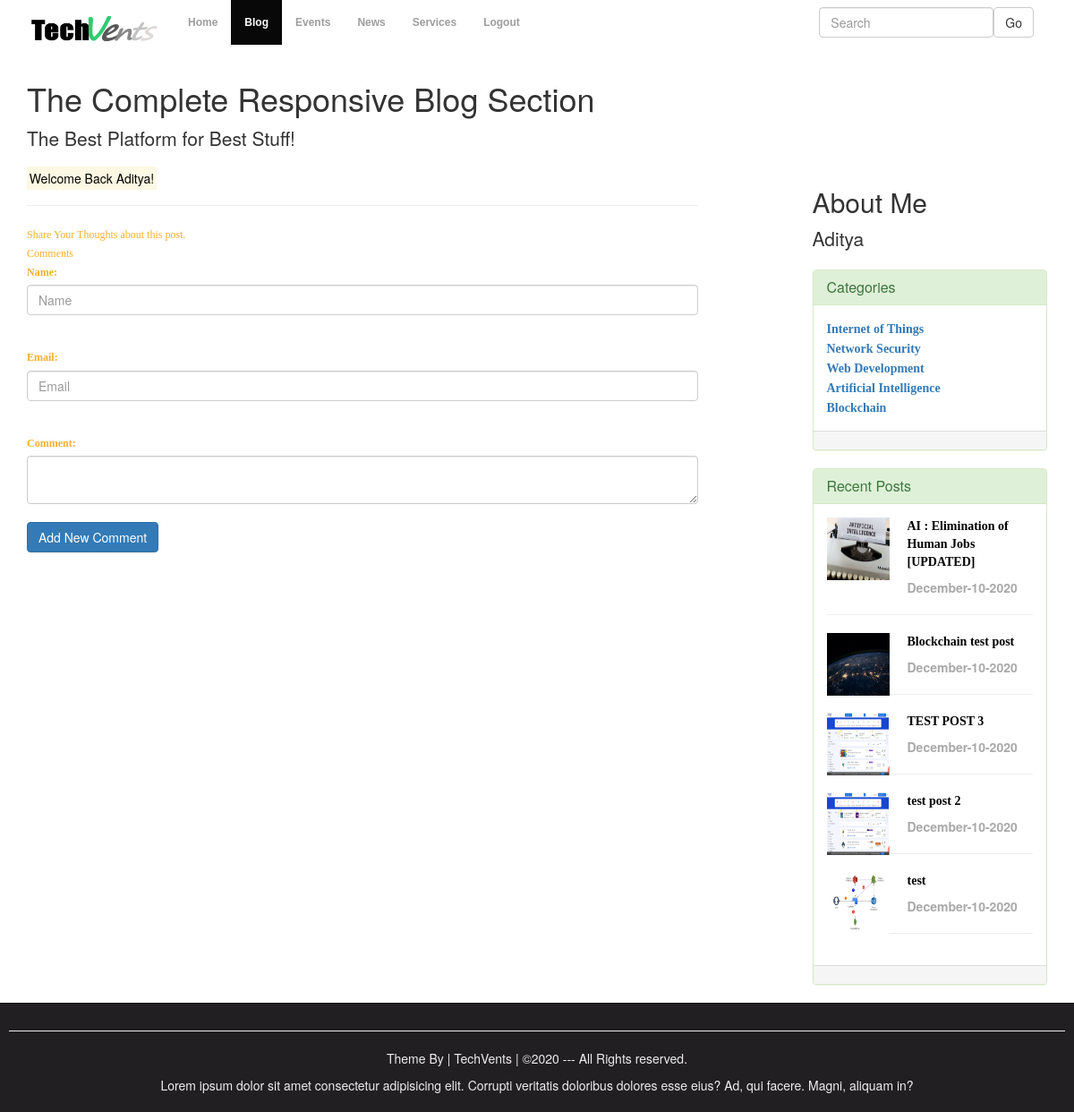
The page /FullPost.php (signed in) on the database its author committed.
### tables this page shows
CREATE TABLE `category` (
  `id` int(10) NOT NULL,
  `datetime` varchar(50) NOT NULL,
  `name` varchar(100) NOT NULL,
  `creatorname` varchar(100) NOT NULL
);

CREATE TABLE `admin_panel` (
  `id` int(10) NOT NULL,
  `datetime` varchar(50) NOT NULL,
  `title` varchar(200) NOT NULL,
  `category` varchar(100) NOT NULL,
  `author` varchar(100) NOT NULL,
  `image` varchar(200) NOT NULL,
  `post` varchar(1000) NOT NULL
);

### FullPost.php (the view, shortened to what this page needs)
<?php require_once("include/Sessions.php"); ?>
<?php require_once("include/Functions.php"); ?>
<!DOCTYPE html>
<html lang="en">
<head>
    <link rel="stylesheet" href="css/bootstrap.min.css">
    <link rel="stylesheet" href="css/publicStyles.css">
</head>
<body>
<nav class="navbar navbar-inverse" role="navigation" style="background:#ffffff; border:0;">
    <div class="container">
        <div class="navbar-header">
            <a class="navbar-brand" href="Blog.php">
                <img src="images/Techvents-text-removebg-preview.png" width=150 height=35 alt="" style="">
            </a>
        </div>
        <div class="collapse navbar-collapse" id="collapse">
            <ul class="nav navbar-nav">
                <li><a href="">Home</a></li>
                <li class="active"><a href="Blog.php">Blog</a></li>
                <li><a href="Events.php">Events</a></li>
                <li><a href="News.php">News</a></li>
                <li><a href="">Services</a></li>
                <?php
                    if(isset($_SESSION["Username"])){
                        print "<li><a href=\"Logout.php\">Logout</a></li>";
                    } else {
                        print "<li><a href=\"Login.php\">Login</a></li>";
                    }
                ?>
            </ul>
            <form action="Blog.php" class="navbar-form navbar-right">
                <div class="form-group">
                    <input type="text" class="form-control" placeholder="Search" name="Search">
                </div>
                <button class="btn btn-default" name="SearchButton">Go</button>
            </form>
        </div>
    </div>
</nav>
<div class="container">
    <div class="blog-header">
        <h1>The Complete Responsive Blog Section</h1>
        <p class="lead">The Best Platform for Best Stuff!</p>
    </div>
    <div class="row">
        <div class="col-sm-8">
            <?php
                echo Message(); echo SuccessMessage();
            ?>
            <hr>
            <span class="FieldInfo">Share Your Thoughts about this post.</span> <br>
            <span class="FieldInfo">Comments</span>
            <div>
                <form action="FullPost.php?id=<?php echo $PostId;?>" method="post" enctype="multipart/form-data">
                    <fieldset>
                        <div class="form-group">
                            <label for="Name"><span class="FieldInfo">Name:</span></label>
                            <input class="form-control " type="text" name="Name" id="name" placeholder="Name"><br>
                        </div>
                        <div class="form-group">
                            <label for="Email"><span class="FieldInfo">Email:</span></label>
                            <input class="form-control " type="text" name="Email" id="email" placeholder="Email"><br>
                        </div>
                        <div class="form-group">
                            <label for="postarea"><span class="FieldInfo">Comment:</span></label>
                            <textarea class="form-control" name="Comment" id="comment"></textarea> <br>
                            <input class="btn btn-primary" type="Submit" name="Submit" value="Add New Comment" style="float: left;"><br>
                        </div>
                    </fieldset>
                </form>
                <br>
            </div>
        </div>
        <div class="col-sm-offset-1 col-sm-3">
            <?php
                if(isset($_SESSION["Username"])){ ?>
                <h2>About Me</h2>
                 <p class="lead"><?php echo $_SESSION["Username"] ?></p>
            <?php }
            ?>
            <div class="panel panel-success">
                <div class="panel-heading">
                    <h2 class="panel-title">Categories</h2>
                </div>
                <div class="panel-body">
                    <?php
                        $ViewQuery = "SELECT * FROM category ORDER BY datetime desc";
                        $Execute = $Connection->query($ViewQuery);
                        while($DataRows = $Execute->fetch_assoc()){
                            $Category = $DataRows['name'];
                    ?>
                    <span id="heading"> <a href="Blog.php?Category=<?php echo $Category; ?>"><?php echo $Category; ?></a></span> <br>
                    <?php } ?>
                </div>
                <div class="panel-footer">
                </div>
            </div>
            <div class="panel panel-success">
                <div class="panel-heading">
                    <h2 class="panel-title">Recent Posts</h2>
                </div>
                <div class="panel-body">
                    <?php
                        $ViewQuery = "SELECT * FROM admin_panel ORDER BY id desc LIMIT 0,5";
                        $Execute = $Connection->query($ViewQuery);
                        while($DataRows = $Execute->fetch_assoc()){
                            $Id = $DataRows["id"];
                            $Title = $DataRows["title"];
                            $DateTime = $DataRows["datetime"];
                            $Image = $DataRows["image"];
                            if(strlen($DateTime)>11){ $DateTime = substr($DateTime,0,17); }
                    ?>
                    <div>
                        <img class="pull-left" style="margin-top:10px, margin-left:10px" src="uploads/<?php echo htmlentities($Image); ?>" width="70px" height="70px" alt="">
                        <a href="FullPost.php?id=<?php echo $Id; ?>">
                            <p id="heading" style="margin-left:90px"><?php echo htmlentities($Title); ?></p>
                        </a>
                        <p class="description" style="margin-left:90px"><?php echo htmlentities($DateTime) ?></p> <hr>
                    </div>
                    <?php } ?>
                </div>
                <div class="panel-footer"></div>
            </div>
        </div>
    </div>
</div>
<div id="Footer" class="">
    <hr>
    <p>Theme By | TechVents | &copy;2020 --- All Rights reserved.</p>
    <p>
        Lorem ipsum dolor sit amet consectetur adipisicing elit. Corrupti veritatis doloribus dolores esse eius? Ad, qui facere. Magni, aliquam in?
    </p>
</div>
</body>
</html>

### css/publicStyles.css (style rules this page uses)
.navbar-nav li { font-weight: bold; font-family: "Lucia Sans Unicode","Lucia Grande", sans-serif; font-size: 1.2rem; }
#heading { color: #000000; font-family: Bitter,Georgia,"Times New Roman",Times,serif; font-weight: bold; }
.description { color: darkgray; font-weight: bold; margin-top: -2px; }
.btn { float: right; }
#Footer { padding: 10px; border-top: 1px solid black; color: #eeeeee; background-color: #211f22; text-align: center; }

### FullPost.php (style rules this page uses)
.FieldInfo { color: rgb(251, 174, 44); font-family: Bitter,Georgia,"Times New Roman",Times,serif; font-size: 1.2rem; }
.description { color: darkgray; font-weight: bold; margin-top: -2px; }

### rows shown on the page
category: name "Internet of Things"
category: name "Network Security"
category: name "Web Development"
category: name "Artificial Intelligence"
category: name "Blockchain"
admin_panel: image (picture), title "AI : Elimination of Human Jobs [UPDATED]", datetime "December-10-2020"
admin_panel: image (picture), title "Blockchain test post", datetime "December-10-2020"
admin_panel: image (picture), title "TEST POST 3", datetime "December-10-2020"
admin_panel: image (picture), title "test post 2", datetime "December-10-2020"
admin_panel: image (picture), title "test", datetime "December-10-2020"

### other values the page prints
SuccessMessage() "Welcome Back Aditya!"
$_SESSION["Username"] "Aditya"
